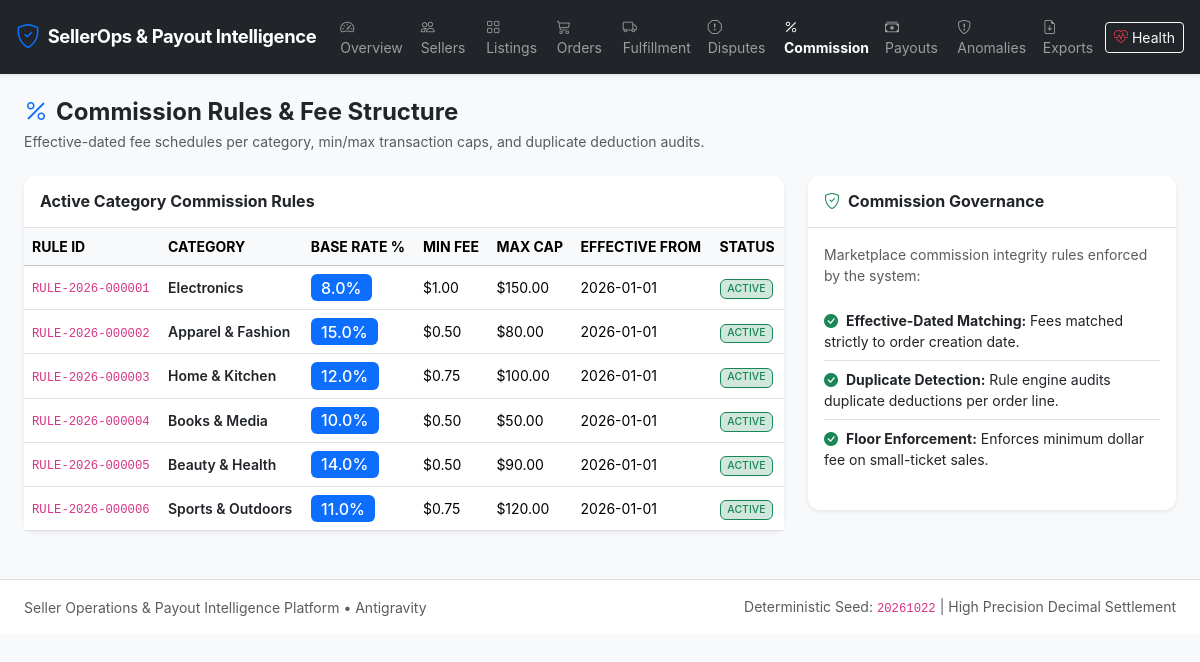
Screenshot of /commissions with the database file from the repository.
### app/models/commission.py (models this page shows)
class CommissionRule(Base):
    __tablename__ = 'commission_rules'
    rule_id = Column(String(32), primary_key=True)  # RULE-2026-000001
    category = Column(String(80), nullable=False, index=True)
    base_rate = Column(Numeric(5, 4), nullable=False)  # e.g. 0.0800 (8%)
    min_commission = Column(Numeric(10, 2), default=0.50, nullable=False)
    max_commission = Column(Numeric(10, 2), nullable=True)
    effective_from = Column(DateTime, nullable=False, index=True)
    effective_to = Column(DateTime, nullable=True, index=True)
    is_active = Column(Boolean, default=True, nullable=False)
    created_at = Column(DateTime, default=datetime.utcnow, nullable=False)
    __table_args__ = (
        Index('idx_commission_cat_dates', 'category', 'effective_from', 'effective_to'),
    )
    def to_dict(self):
        return {
            'rule_id': self.rule_id,
            'category': self.category,
            'base_rate': float(self.base_rate) if self.base_rate is not None else 0.0,
            'min_commission': float(self.min_commission) if self.min_commission is not None else 0.0,
            'max_commission': float(self.max_commission) if self.max_commission is not None else None,
            'effective_from': self.effective_from.isoformat() if self.effective_from else None,
            'effective_to': self.effective_to.isoformat() if self.effective_to else None,
            'is_active': self.is_active
        }

### app/routes/dashboard_routes.py (the view)
@dashboard_bp.route('/commissions')
def commissions():
    with get_session() as session:
        rules = session.query(CommissionRule).all()
        dup_query = (
            session.query(PayoutLine.order_line_id)
            .filter(PayoutLine.line_type == 'COMMISSION', PayoutLine.order_line_id.isnot(None))
            .group_by(PayoutLine.order_line_id)
            .having(session.bind.dialect.name == 'sqlite' or True)
        )
        return render_template('commissions.html', rules=[r.to_dict() for r in rules])

### app/__init__.py (called while the page is built)
def register_security_headers(app: Flask):
    @app.after_request
    def set_security_headers(response):
        response.headers['X-Content-Type-Options'] = 'nosniff'
        response.headers['X-Frame-Options'] = 'SAMEORIGIN'
        response.headers['X-XSS-Protection'] = '1; mode=block'
        response.headers['Referrer-Policy'] = 'strict-origin-when-cross-origin'
        response.headers['Content-Security-Policy'] = (
            "default-src 'self' https: 'unsafe-inline' 'unsafe-eval'; "
            "img-src 'self' data: https:; "
            "font-src 'self' https: data:; "
            "style-src 'self' https: 'unsafe-inline';"
        )
        return response

### database/connection.py (called while the page is built, shortened)
def get_default_uri() -> str:
    if os.getenv('DATABASE_URL'):
        return os.getenv('DATABASE_URL')

def get_session_factory(database_uri: str = None):
    uri = database_uri or get_default_uri()
    if uri not in _session_factories:
        engine = get_engine(uri)
        _session_factories[uri] = scoped_session(
            sessionmaker(autocommit=False, autoflush=False, expire_on_commit=False, bind=engine)
        )
    return _session_factories[uri]

@contextmanager
def get_session(database_uri: str = None) -> Generator:
    session_factory = get_session_factory(database_uri)
    session = session_factory()
    try:
        yield session
        session.commit()
    except Exception as exc:
        session.rollback()
        logger.error(f"Database session error: {exc}")
        raise
    finally:
        session.close()

### app/templates/commissions.html (shortened to what this page needs)
{% extends "base.html" %}
{% block content %}
<div class="d-flex justify-content-between align-items-center mb-4">
    <div>
        <h4 class="fw-bold text-dark mb-1"><i class="bi bi-percent text-primary me-2"></i>Commission Rules & Fee Structure</h4>
        <p class="text-muted small mb-0">Effective-dated fee schedules per category, min/max transaction caps, and duplicate deduction audits.</p>
    </div>
</div>
<div class="row g-4 mb-4">
    <div class="col-lg-8">
        <div class="card border-0 shadow-sm">
            <div class="card-header bg-white border-bottom py-3">
                <h6 class="fw-bold mb-0">Active Category Commission Rules</h6>
            </div>
            <div class="table-responsive">
                <table class="table table-hover align-middle mb-0 small">
                    <thead class="table-light text-muted text-uppercase">
                        <tr>
                            <th>Rule ID</th>
                            <th>Category</th>
                            <th>Base Rate %</th>
                            <th>Min Fee</th>
                            <th>Max Cap</th>
                            <th>Effective From</th>
                            <th>Status</th>
                        </tr>
                    </thead>
                    <tbody>
                        {% for r in rules %}
                        <tr>
                            <td><code>{{ r.rule_id }}</code></td>
                            <td class="fw-semibold text-dark">{{ r.category }}</td>
                            <td><span class="badge bg-primary fs-6">{{ (r.base_rate * 100) | round(1) }}%</span></td>
                            <td>${{ "{:,.2f}".format(r.min_commission) }}</td>
                            <td>{{ "${:,.2f}".format(r.max_commission) if r.max_commission else 'No Cap' }}</td>
                            <td>{{ r.effective_from[:10] }}</td>
                            <td>
                                {% if r.is_active %}
                                    <span class="badge bg-success-subtle text-success border border-success">ACTIVE</span>
                                {% else %}
                                    <span class="badge bg-secondary">INACTIVE</span>
                                {% endif %}
                            </td>
                        </tr>
                        {% endfor %}
                    </tbody>
                </table>
            </div>
        </div>
    </div>
    <div class="col-lg-4">
        <div class="card border-0 shadow-sm bg-white">
            <div class="card-header bg-white border-bottom py-3">
                <h6 class="fw-bold mb-0"><i class="bi bi-shield-check text-success me-2"></i>Commission Governance</h6>
            </div>
            <div class="card-body small">
                <p class="text-muted">Marketplace commission integrity rules enforced by the system:</p>
                <ul class="list-group list-group-flush mb-3">
                    <li class="list-group-item px-0">
                        <i class="bi bi-check-circle-fill text-success me-2"></i><strong>Effective-Dated Matching:</strong> Fees matched strictly to order creation date.
                    </li>
                    <li class="list-group-item px-0">
                        <i class="bi bi-check-circle-fill text-success me-2"></i><strong>Duplicate Detection:</strong> Rule engine audits duplicate deductions per order line.
                    </li>
                    <li class="list-group-item px-0">
                        <i class="bi bi-check-circle-fill text-success me-2"></i><strong>Floor Enforcement:</strong> Enforces minimum dollar fee on small-ticket sales.
                    </li>
                </ul>
            </div>
        </div>
    </div>
</div>
{% endblock %}

### app/static/css/custom.css (style rules this page uses)
body { font-family: -apple-system, BlinkMacSystemFont, "Segoe UI", Roboto, Helvetica, Arial, sans-serif; background-color: #f8fafc; color: #1e293b; }
.card { border-radius: 0.75rem; box-shadow: 0 1px 3px 0 rgb(0 0 0 / 0.1), 0 1px 2px -1px rgb(0 0 0 / 0.1); transition: transform 0.2s ease, box-shadow 0.2s ease; }
.card-header { border-top-left-radius: 0.75rem !important; border-top-right-radius: 0.75rem !important; }
.badge { font-weight: 500; }

### rows the page displays
CommissionRule: rule_id "RULE-2026-000001", category "Electronics", base_rate "8.0", min_commission "1.00", max_commission "$150.00", effective_from "2026-01-01"
CommissionRule: rule_id "RULE-2026-000002", category "Apparel & Fashion", base_rate "15.0", min_commission "0.50", max_commission "$80.00", effective_from "2026-01-01"
CommissionRule: rule_id "RULE-2026-000003", category "Home & Kitchen", base_rate "12.0", min_commission "0.75", max_commission "$100.00", effective_from "2026-01-01"
CommissionRule: rule_id "RULE-2026-000004", category "Books & Media", base_rate "10.0", min_commission "0.50", max_commission "$50.00", effective_from "2026-01-01"
CommissionRule: rule_id "RULE-2026-000005", category "Beauty & Health", base_rate "14.0", min_commission "0.50", max_commission "$90.00", effective_from "2026-01-01"
CommissionRule: rule_id "RULE-2026-000006", category "Sports & Outdoors", base_rate "11.0", min_commission "0.75", max_commission "$120.00", effective_from "2026-01-01"
